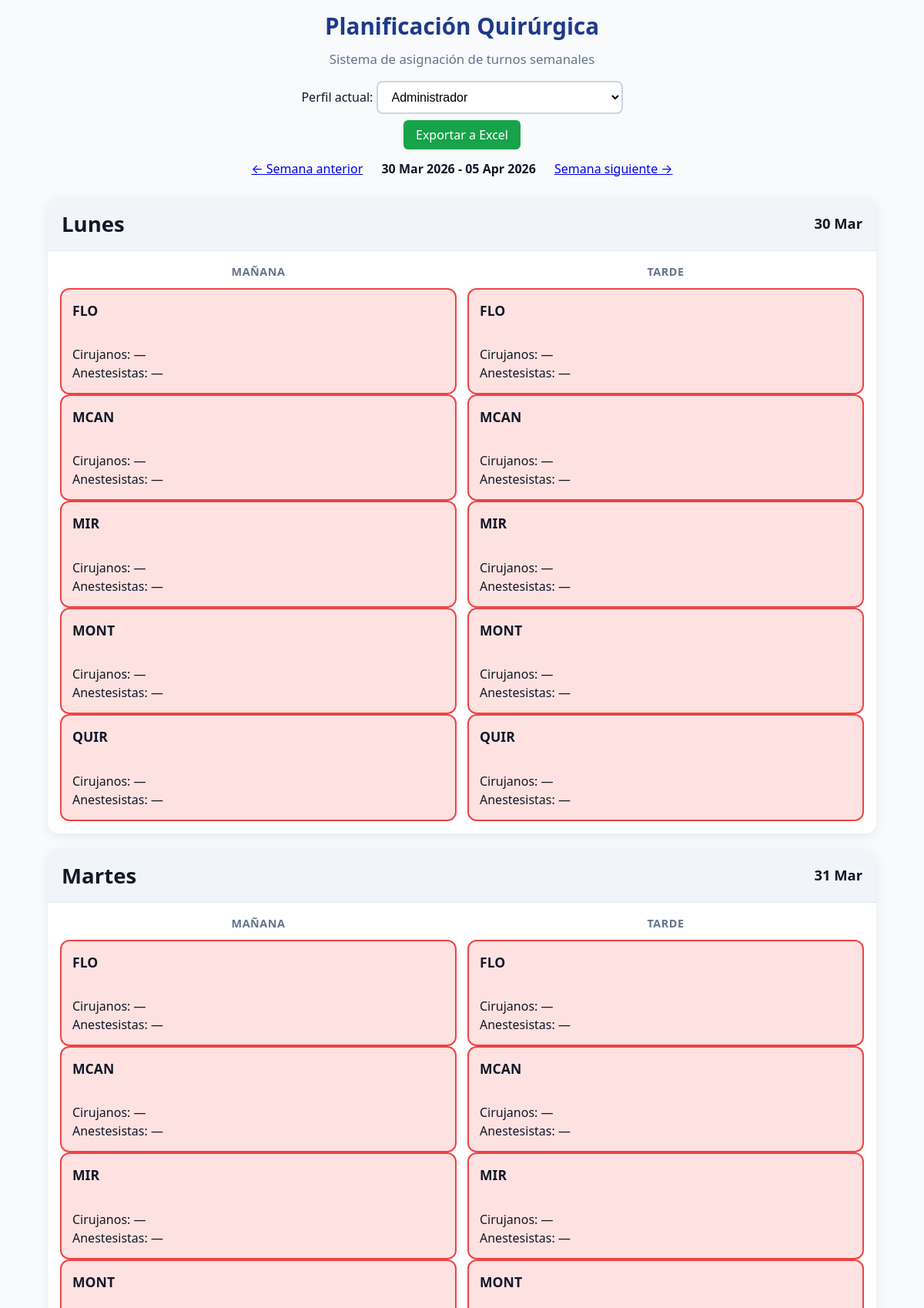
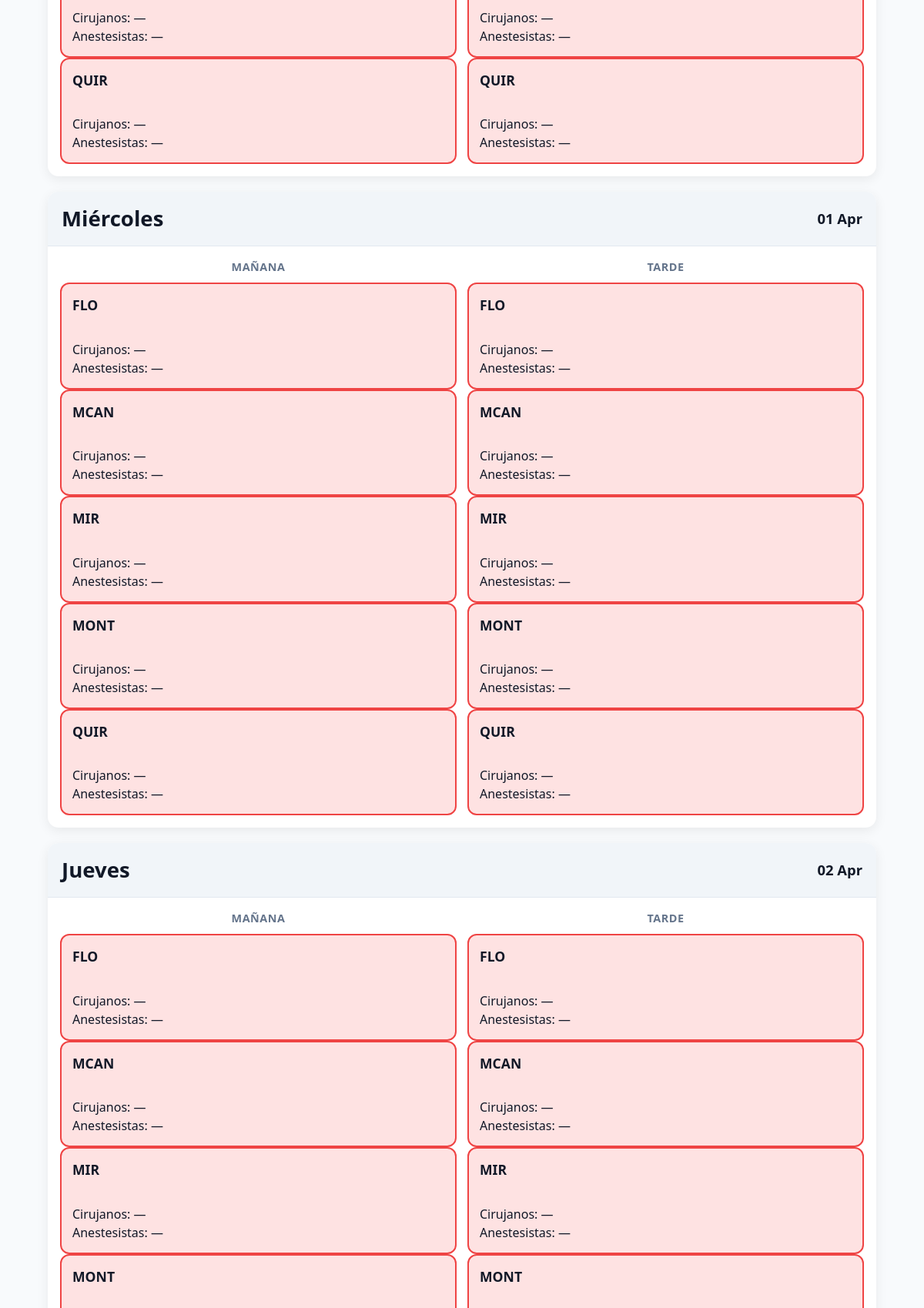
The page / (upper part) on the database its author committed (2 pictures, top to bottom).
### tables this page shows
CREATE TABLE shifts (
    id INT AUTO_INCREMENT PRIMARY KEY,
    shift_date DATE NOT NULL,
    slot ENUM('morning', 'afternoon') NOT NULL,
    UNIQUE KEY unique_shift (shift_date, slot)
);

CREATE TABLE clinics (
    id INT AUTO_INCREMENT PRIMARY KEY,
    name VARCHAR(100) NOT NULL UNIQUE
);

### db.php (called while the page is built, shortened)
<?php
function debug_log($message, $data = null) {
    $logEntry = date('Y-m-d H:i:s') . " - " . $message;
    if ($data !== null) {
        $logEntry .= " - " . print_r($data, true);
    }
    $logEntry .= PHP_EOL;
}
function getPDO(): PDO {
    static $pdo = null;
    if ($pdo !== null) return $pdo;
    $config = require 'config.php';
    $dsn = "mysql:host={$config['db_host']};dbname={$config['db_name']};charset={$config['charset']}";
    try {
        $pdo = new PDO($dsn, $config['db_user'], $config['db_pass'], [
            PDO::ATTR_ERRMODE => PDO::ERRMODE_EXCEPTION,
            PDO::ATTR_DEFAULT_FETCH_MODE => PDO::FETCH_ASSOC,
        ]);
        return $pdo;
    } catch (PDOException $e) {
        debug_log("DB connection ERROR", $e->getMessage());
        die("Database connection failed: " . $e->getMessage());
    }
}
function fetchShiftsForWeek(string $startDate): array {
    $pdo = getPDO();
    $sql = "SELECT
            s.id AS shift_id,
            s.shift_date,
            s.slot,
            c.id AS clinic_id,
            c.name AS clinic,
            r.id AS reservation_id,
            r.status,
            p.name AS professional_name,
            p.role AS professional_role
        FROM shifts s
        CROSS JOIN clinics c
        LEFT JOIN reservations r ON r.shift_id = s.id AND r.clinic_id = c.id
        LEFT JOIN reservation_professionals rp ON rp.reservation_id = r.id
        LEFT JOIN professionals p ON p.id = rp.professional_id
        WHERE s.shift_date BETWEEN ? AND DATE_ADD(?, INTERVAL 6 DAY)
        ORDER BY s.shift_date, FIELD(s.slot, 'morning','afternoon'), c.name";
    $endDate = date('Y-m-d', strtotime($startDate . ' +6 days'));
    $stmt = $pdo->prepare($sql);
    $stmt->execute([$startDate, $startDate]);
    $rows = $stmt->fetchAll();
    $rowCount = count($rows);
    $data = [];
    foreach ($rows as $row) {
        $dateStr = $row['shift_date'];
        $slot = $row['slot'];
        $key = $row['shift_id'] . '_' . $row['clinic_id'];
        if (!isset($data[$dateStr][$slot][$key])) {
            $data[$dateStr][$slot][$key] = [
                'shift_id' => $row['shift_id'],
                'shift_date' => $dateStr,
                'slot' => $slot,
                'clinic_id' => $row['clinic_id'],
                'clinic' => $row['clinic'],
                'reservation_id' => $row['reservation_id'],
                'status' => $row['status'] ?? 'empty',
                'surgeons' => [],
                'anesthetists' => []
            ];
        }
    }
    return $data;
}
?>

### index.php (the view, shortened to what this page needs)
<?php
require_once 'db.php';
$offset = isset($_GET['week_offset']) ? (int)$_GET['week_offset'] : 0;
$mondayThisWeek = strtotime('monday this week');
$weekStartStr = date('Y-m-d', $mondayThisWeek + ($offset * 7 * 86400));
$currentProfile = $_GET['profile'] ?? 'admin';
$isAdmin = $currentProfile === 'admin';
$currentName = '';
$weekData = fetchShiftsForWeek($weekStartStr);
$weekDaysES = ['monday'=>'Lunes','tuesday'=>'Martes','wednesday'=>'Miércoles','thursday'=>'Jueves','friday'=>'Viernes','saturday'=>'Sábado','sunday'=>'Domingo'];
$slotLabels = ['morning' => 'MAÑANA', 'afternoon' => 'TARDE'];
?>
<!DOCTYPE html>
<html lang="es">
<head>
    <link rel="stylesheet" href="styles.php">
</head>
<body>
<div class="app">
    <header>
        <h1>Planificación Quirúrgica</h1>
        <p>Sistema de asignación de turnos semanales</p>
        <div style="margin:15px 0;">
            <label>Perfil actual: </label>
            <select onchange="window.location='index.php?profile=' + this.value + '&week_offset=<?= $offset ?>'">
                <option value="admin" <?= $isAdmin ? 'selected' : '' ?>>Administrador</option>
            </select>
        </div>
        <?php if ($isAdmin): ?>
        <a href="?export=excel&profile=admin&week_offset=<?= $offset ?>" style="background:#16a34a;color:white;padding:8px 16px;border-radius:6px;text-decoration:none;">Exportar a Excel</a>
        <?php endif; ?>
    </header>
    <div style="text-align:center;margin:15px 0 25px;">
        <a href="index.php?profile=<?= urlencode($currentProfile) ?>&week_offset=<?= $offset - 1 ?>">← Semana anterior</a>
        <strong style="margin:0 20px;"><?= date('d M Y', strtotime($weekStartStr)) ?> - <?= date('d M Y', strtotime($weekStartStr) + 6*86400) ?></strong>
        <a href="index.php?profile=<?= urlencode($currentProfile) ?>&week_offset=<?= $offset + 1 ?>">Semana siguiente →</a>
    </div>
    <main>
        <?php
        $currentWeekDays = [];
        for ($i = 0; $i < 7; $i++) {
            $date = date('Y-m-d', strtotime($weekStartStr . " +$i days"));
            $dayName = date('l', strtotime($date));
            $dayKey = strtolower($dayName);
            $currentWeekDays[$date] = $weekDaysES[$dayKey] ?? ucfirst($dayName);
        }
        foreach ($currentWeekDays as $date => $dayNameES):
            $dayData = $weekData[$date] ?? [];
        ?>
        <div class="day">
            <div class="day-header">
                <h2><?= $dayNameES ?></h2>
                <span><?= date('d M', strtotime($date)) ?></span>
            </div>
            <div class="shifts">
                <?php foreach (['morning','afternoon'] as $slotKey):
                    $slots = $dayData[$slotKey] ?? [];
                    $label = $slotLabels[$slotKey];
                ?>
                <div class="shift">
                    <div class="shift-title"><?= $label ?></div>
                    <div class="clinics">
                        <?php if (empty($slots)): ?>
                            <div style="padding:20px;background:#fee2e2;border:2px dashed #ef4444;">Sin turnos generados para esta fecha.</div>
                        <?php else: ?>
                            <?php foreach ($slots as $slot):
                                $hasS = !empty($slot['surgeons']);
                                $hasA = !empty($slot['anesthetists']);
                                $status = ($hasS && $hasA) ? 'full' : ($hasS || $hasA ? 'partial' : 'empty');
                                $selfAssigned = $currentName && (
                                    in_array($currentName, $slot['surgeons'] ?? []) ||
                                    in_array($currentName, $slot['anesthetists'] ?? [])
                                );
                                $highlight = (!$isAdmin && $selfAssigned) ? ' my-shift' : '';
                                $showNames = $isAdmin || $selfAssigned;
                            ?>
                            <div class="clinic-card state-<?= $status ?><?= $highlight ?>"
                                 onclick="openBookingModal(<?= (int)$slot['shift_id'] ?>, <?= (int)$slot['clinic_id'] ?>, '<?= addslashes(htmlspecialchars($slot['clinic'])) ?>', <?= htmlspecialchars(json_encode($slot)) ?>)">
                                <strong><?= htmlspecialchars($slot['clinic']) ?></strong><br>
                                Cirujanos:
                                <?php if ($showNames): ?>
                                    <?= $hasS ? implode(', ', array_map(fn($n) => ($n === $currentName ? "<strong><u>$n</u></strong>" : $n), $slot['surgeons'])) : '—' ?>
                                <?php else: ?>
                                    <?= count($slot['surgeons'] ?? []) ?>
                                <?php endif; ?><br>
                                Anestesistas:
                                <?php if ($showNames): ?>
                                    <?= $hasA ? implode(', ', array_map(fn($n) => ($n === $currentName ? "<strong><u>$n</u></strong>" : $n), $slot['anesthetists'])) : '—' ?>
                                <?php else: ?>
                                    <?= count($slot['anesthetists'] ?? []) ?>
                                <?php endif; ?>
                            </div>
                            <?php endforeach; ?>
                        <?php endif; ?>
                    </div>
                </div>
                <?php endforeach; ?>
            </div>
        </div>
        <?php endforeach; ?>
    </main>
</div>
</body>
</html>

### rows shown on the page
shifts: clinics.name "FLO", clinics.name "MCAN", clinics.name "MIR", clinics.name "MONT", clinics.name "QUIR"
shifts: clinics.name "FLO", clinics.name "MCAN", clinics.name "MIR", clinics.name "MONT", clinics.name "QUIR"
shifts: clinics.name "FLO", clinics.name "MCAN", clinics.name "MIR", clinics.name "MONT", clinics.name "QUIR"
shifts: clinics.name "FLO", clinics.name "MCAN", clinics.name "MIR", clinics.name "MONT", clinics.name "QUIR"
shifts: clinics.name "FLO", clinics.name "MCAN", clinics.name "MIR", clinics.name "MONT", clinics.name "QUIR"
shifts: clinics.name "FLO", clinics.name "MCAN", clinics.name "MIR", clinics.name "MONT", clinics.name "QUIR"
shifts: clinics.name "FLO", clinics.name "MCAN", clinics.name "MIR", clinics.name "MONT"
shifts: clinics.name "FLO", clinics.name "MCAN", clinics.name "MIR", clinics.name "MONT"

### other values the page prints
date('d M Y', strtotime($weekStartStr)) "30 Mar 2026"
date('d M Y', strtotime($weekStartStr) + 6*86400) "05 Apr 2026"
$dayNameES "Lunes"
date('d M', strtotime($date)) "30 Mar"
$label "MAÑANA"
$label "TARDE"
$dayNameES "Martes"
date('d M', strtotime($date)) "31 Mar"
$dayNameES "Miércoles"
date('d M', strtotime($date)) "01 Apr"
$dayNameES "Jueves"
date('d M', strtotime($date)) "02 Apr"
